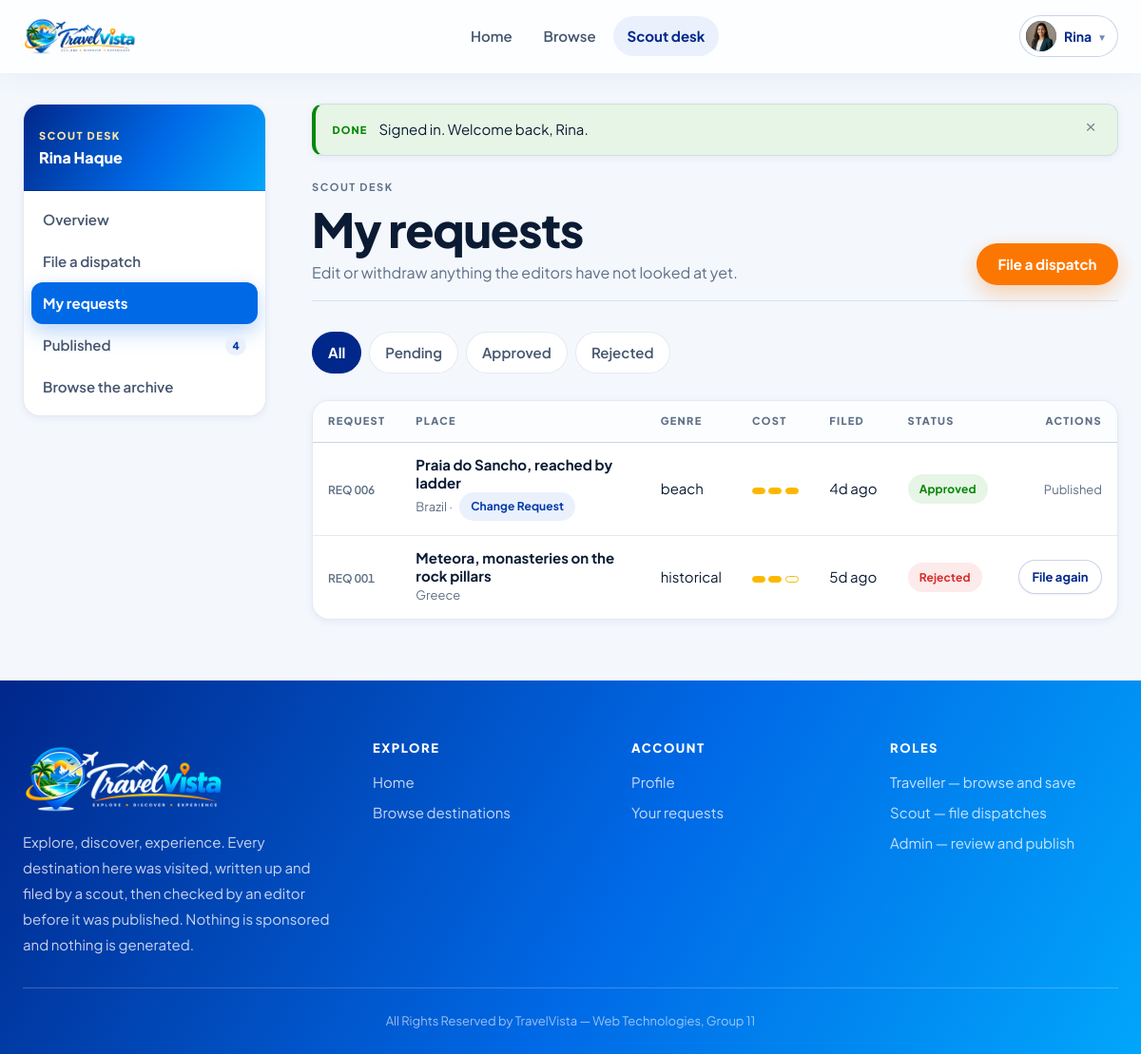
Page /?page=scout/requests (signed in) on the committed database.
### tables this page shows
CREATE TABLE `users` (
  `id` int(10) unsigned NOT NULL AUTO_INCREMENT,
  `name` varchar(100) NOT NULL,
  `email` varchar(150) NOT NULL,
  `password_hash` varchar(255) NOT NULL,
  `role` enum('admin','scout','user') NOT NULL DEFAULT 'user',
  `is_verified` tinyint(1) NOT NULL DEFAULT 0,
  `profile_picture` varchar(255) DEFAULT NULL,
  `remember_token` varchar(255) DEFAULT NULL,
  `created_at` datetime NOT NULL DEFAULT current_timestamp(),
  PRIMARY KEY (`id`),
  UNIQUE KEY `uq_users_email` (`email`),
  KEY `idx_users_role` (`role`)
);

CREATE TABLE `post_requests` (
  `id` int(10) unsigned NOT NULL AUTO_INCREMENT,
  `scout_id` int(10) unsigned NOT NULL,
  `original_post_id` int(10) unsigned DEFAULT NULL,
  `post_data` longtext NOT NULL,
  `admin_note` varchar(255) DEFAULT NULL,
  `requested_at` datetime NOT NULL DEFAULT current_timestamp(),
  `status` enum('pending','approved','rejected') NOT NULL DEFAULT 'pending',
  PRIMARY KEY (`id`),
  KEY `idx_requests_scout` (`scout_id`),
  KEY `idx_requests_status` (`status`),
  KEY `fk_requests_post` (`original_post_id`),
  CONSTRAINT `fk_requests_post` FOREIGN KEY (`original_post_id`) REFERENCES `posts` (`id`) ON DELETE CASCADE ON UPDATE CASCADE,
  CONSTRAINT `fk_requests_scout` FOREIGN KEY (`scout_id`) REFERENCES `users` (`id`) ON DELETE CASCADE ON UPDATE CASCADE
);

CREATE TABLE `posts` (
  `id` int(10) unsigned NOT NULL AUTO_INCREMENT,
  `scout_id` int(10) unsigned DEFAULT NULL,
  `title` varchar(180) NOT NULL,
  `short_history` text NOT NULL,
  `country` varchar(90) NOT NULL,
  `country_representation` text DEFAULT NULL,
  `genre` varchar(40) NOT NULL,
  `cost_level` enum('low','medium','high') NOT NULL DEFAULT 'medium',
  `travel_medium_info` varchar(255) NOT NULL,
  `image` varchar(255) DEFAULT NULL,
  `status` enum('pending','approved','rejected','hidden') NOT NULL DEFAULT 'approved',
  `created_at` datetime NOT NULL DEFAULT current_timestamp(),
  `updated_at` datetime NOT NULL DEFAULT current_timestamp() ON UPDATE current_timestamp(),
  PRIMARY KEY (`id`),
  KEY `idx_posts_scout` (`scout_id`),
  KEY `idx_posts_status` (`status`),
  KEY `idx_posts_country` (`country`),
  KEY `idx_posts_genre` (`genre`),
  KEY `idx_posts_cost` (`cost_level`),
  CONSTRAINT `fk_posts_scout` FOREIGN KEY (`scout_id`) REFERENCES `users` (`id`) ON DELETE CASCADE ON UPDATE CASCADE
);

### app/Views/scout/requests.php (the view, shortened to what the rows shown need)
<div class="wrap shell">
    <?php require APP_ROOT . '/app/Views/layouts/sidenav_scout.php'; ?>
    <div class="shell__main">
        <?php require APP_ROOT . '/app/Views/layouts/flash.php'; ?>
        <div class="page-head">
            <div>
                <span class="eyebrow">Scout desk</span>
                <h1>My requests</h1>
                <p>Edit or withdraw anything the editors have not looked at yet.</p>
            </div>
            <a class="btn btn--primary" href="<?= e(url('?page=scout/request_form')) ?>">
                File a dispatch
            </a>
        </div>
        <nav class="tabs" aria-label="Filter by status">
            <?php foreach ($tabs as $value => $label): ?>
                <a class="<?= $status === $value ? 'is-active' : '' ?>"
                   href="<?= e(url('?page=scout/requests' . ($value ? '&status=' . $value : ''))) ?>">
                    <?= e($label) ?>
                </a>
            <?php endforeach; ?>
        </nav>
        <div class="panel">
            <?php if ($requests): ?>
                <div class="panel__body panel__body--flush table-scroll">
                    <table class="table" id="requestTable">
                        <thead>
                            <tr>
                                <th>Request</th>
                                <th>Place</th>
                                <th>Genre</th>
                                <th>Cost</th>
                                <th>Filed</th>
                                <th>Status</th>
                                <th class="cell-actions">Actions</th>
                            </tr>
                        </thead>
                        <tbody>
                            <?php foreach ($requests as $request): ?>
                                <?php $data = $request['data']; ?>
                                <tr>
                                    <td class="cell-tight">
                                        <span class="filenum"><?= e(file_number((int) $request['id'], 'REQ')) ?></span>
                                    </td>
                                    <td>
                                        <div class="cell-person__name"><?= e($data['title']) ?></div>
                                        <div class="cell-person__meta">
                                            <?= e($data['country']) ?>
                                            <?php if ($request['original_post_id']): ?>
                                                &middot;
                                                <span class="tag tag--sea ml-text">Change request</span>
                                            <?php endif; ?>
                                        </div>
                                    </td>
                                    <td class="cell-tight"><?= e($data['genre']) ?></td>
                                    <td class="cell-tight">
                                        <?= meter_html($data['cost_level'] ?: 'medium') ?>
                                    </td>
                                    <td class="cell-tight"><?= e(time_ago($request['requested_at'])) ?></td>
                                    <td class="cell-tight">
                                        <span class="tag tag--<?= e($request['status']) ?>">
                                            <?= e($request['status']) ?>
                                        </span>
                                    </td>
                                    <td class="cell-actions">
                                        <?php if ($request['status'] === 'pending'): ?>
                                            <a class="btn btn--sm btn--ghost"
                                               href="<?= e(url('?page=scout/request_form&id=' . (int) $request['id'])) ?>">
                                                Edit
                                            </a>
                                            <button class="btn btn--sm btn--danger" type="button"
                                                    data-withdraw
                                                    data-request-id="<?= (int) $request['id'] ?>"
                                                    data-title="<?= e($data['title']) ?>">
                                                Withdraw
                                            </button>
                                        <?php elseif ($request['status'] === 'approved'): ?>
                                            <span class="muted text-sm">Published</span>
                                        <?php else: ?>
                                            <a class="btn btn--sm btn--ghost"
                                               href="<?= e(url('?page=scout/request_form')) ?>">
                                                File again
                                            </a>
                                        <?php endif; ?>
                                    </td>
                                </tr>
                            <?php endforeach; ?>
                        </tbody>
                    </table>
                </div>
            <?php endif; ?>
        </div>
    </div>
</div>

### app/Views/layouts/header.php (shortened to what the rows shown need)
<?php
$title      = isset($pageTitle) ? $pageTitle : APP_NAME;
$user       = current_user();
$role       = user_role();
$verified   = $user ? (bool) $user['is_verified'] : false;
?>
<!DOCTYPE html>
<html lang="en">
<head>
    <link rel="stylesheet" href="<?= e(asset('css/global.css')) ?>">
</head>
<body class="page-<?= e(str_replace(' ', '-', strtolower($title))) ?>">
<header class="topbar" id="topbar">
    <div class="topbar__inner wrap">
        <a class="brand" href="<?= e(url('?page=home')) ?>" aria-label="<?= e(APP_NAME) ?> home">
            <img class="brand__logo" src="<?= e(asset('images/brand/logo.png')) ?>" alt="<?= e(APP_NAME) ?>">
        </a>
        <nav class="topbar__nav" id="topbarNav" aria-label="Main">
            <a class="topbar__link <?= nav_active('?page=home') ? 'is-active' : '' ?>"
               href="<?= e(url('?page=home')) ?>">Home</a>
            <?php if ($verified): ?>
                <a class="topbar__link <?= nav_active('?page=browse') || nav_active('?page=post') ? 'is-active' : '' ?>"
                   href="<?= e(url('?page=browse')) ?>">Browse</a>
            <?php endif; ?>
            <?php if ($role === 'scout' && $verified): ?>
                <a class="topbar__link <?= str_starts_with(isset($_GET['page']) ? $_GET['page'] : '', 'scout/') ? 'is-active' : '' ?>"
                   href="<?= e(url('?page=scout/dashboard')) ?>">Scout desk</a>
            <?php endif; ?>
            <div class="topbar__actions">
                <?php if ($user === null): ?>
                    <a class="btn btn--ghost btn--sm" href="<?= e(url('?page=login')) ?>">Sign in</a>
                    <a class="btn btn--primary btn--sm" href="<?= e(url('?page=register')) ?>">Create account</a>
                <?php else: ?>
                    <div class="usermenu" id="userMenu">
                        <button class="usermenu__trigger" type="button" id="userMenuBtn"
                                aria-expanded="false" aria-haspopup="true">
                            <?php $avatar = avatar_url($user['profile_picture']); ?>
                            <?php if ($avatar): ?>
                                <img class="avatar" src="<?= e($avatar) ?>" alt="">
                            <?php else: ?>
                                <span class="avatar" aria-hidden="true"><?= e(initial($user['name'])) ?></span>
                            <?php endif; ?>
                            <span><?= e(strtok($user['name'], ' ')) ?></span>
                            <span class="usermenu__caret" aria-hidden="true">&#9662;</span>
                        </button>
                    </div>
                <?php endif; ?>
            </div>
        </nav>
    </div>
</header>
<main id="main">

### app/Views/layouts/sidenav_scout.php (shortened to what the rows shown need)
<?php
$publishedCount = count(Post::byScout((int) $user['id']));
?>
<aside class="sidenav">
    <div class="sidenav__head">
        <div class="sidenav__role">Scout desk</div>
        <div class="sidenav__name"><?= e($user['name']) ?></div>
    </div>
    <nav class="sidenav__list" aria-label="Scout">
        <a class="sidenav__link <?= nav_active('?page=scout/dashboard') ? 'is-active' : '' ?>"
           href="<?= e(url('?page=scout/dashboard')) ?>">Overview</a>
        <a class="sidenav__link <?= nav_active('?page=scout/request_form') ? 'is-active' : '' ?>"
           href="<?= e(url('?page=scout/request_form')) ?>">File a dispatch</a>
        <a class="sidenav__link <?= nav_active('?page=scout/requests') ? 'is-active' : '' ?>"
           href="<?= e(url('?page=scout/requests')) ?>">
            My requests
        </a>
        <a class="sidenav__link <?= nav_active('?page=scout/published') ? 'is-active' : '' ?>"
           href="<?= e(url('?page=scout/published')) ?>">
            Published
            <?php if ($publishedCount > 0): ?>
                <span class="sidenav__badge"><?= (int) $publishedCount ?></span>
            <?php endif; ?>
        </a>
        <a class="sidenav__link" href="<?= e(url('?page=browse')) ?>">Browse the archive</a>
    </nav>
</aside>

### core/Helpers.php (shortened to what the rows shown need)
<?php
function e($value): string
{
    return htmlspecialchars((string) $value, ENT_QUOTES | ENT_SUBSTITUTE, 'UTF-8');
}
function url(string $path = ''): string
{
    return BASE_URL . '/' . ltrim($path, '/');
}
function asset(string $path): string
{
    $publicPath = 'public/' . ltrim($path, '/');
    $file = APP_ROOT . '/' . $publicPath;
    $stamp = is_file($file) ? filemtime($file) : 1;
    return url($publicPath) . '?v=' . $stamp;
}
function nav_active(string $needle): bool
{
    $page = isset($_GET['page']) ? (string)$_GET['page'] : 'home';
    return str_ends_with('?page=' . $page, $needle);
}
function avatar_url(?string $picture): ?string
{
    if ($picture && is_file(UPLOAD_DIR . '/avatars/' . $picture)) {
        return url('public/uploads/avatars/' . rawurlencode($picture));
    }
    return null;
}
function time_ago(string $datetime): string
{
    $time = strtotime($datetime);
    $diff = time() - $time;
    if ($diff < 604800) return floor($diff / 86400) . 'd ago';
    return date('M j, Y', $time);
}
function meter_html(string $level): string
{
    $levels = ['low' => 1, 'medium' => 2, 'high' => 3];
    $active = isset($levels[$level]) ? $levels[$level] : 0;
    $html = '<span class="meter" aria-label="Cost: ' . e(ucfirst($level)) . '">';
    for ($i = 1; $i <= 3; $i++) {
        $class = $i <= $active ? 'meter__seg is-on' : 'meter__seg';
        $html .= '<span class="' . $class . '"></span>';
    }
    $html .= '</span>';
    return $html;
}
function file_number(int $id, string $prefix = 'FILE'): string
{
    return $prefix . ' ' . str_pad((string)$id, 3, '0', STR_PAD_LEFT);
}

### rows in the picture
users: profile_picture (picture), name "Rina", name "Rina Haque"
post_requests: id "REQ 006", original_post.title "Praia do Sancho, reached by ladder", original_post.country "Brazil", shows "Change Request", original_post.genre "beach", requested_at "4d ago", status "Approved", shows "Published"
post_requests: id "REQ 001", title "Meteora, monasteries on the rock pillars", country "Greece", requested_at "5d ago", status "Rejected"
posts: genre "historical"

### other values in the picture
$publishedCount "4"
$marks[$type] "DONE"
$item['message'] "Signed in. Welcome back, Rina."
$label "All"
$label "Pending"
$label "Approved"
$label "Rejected"
APP_NAME "TravelVista"
